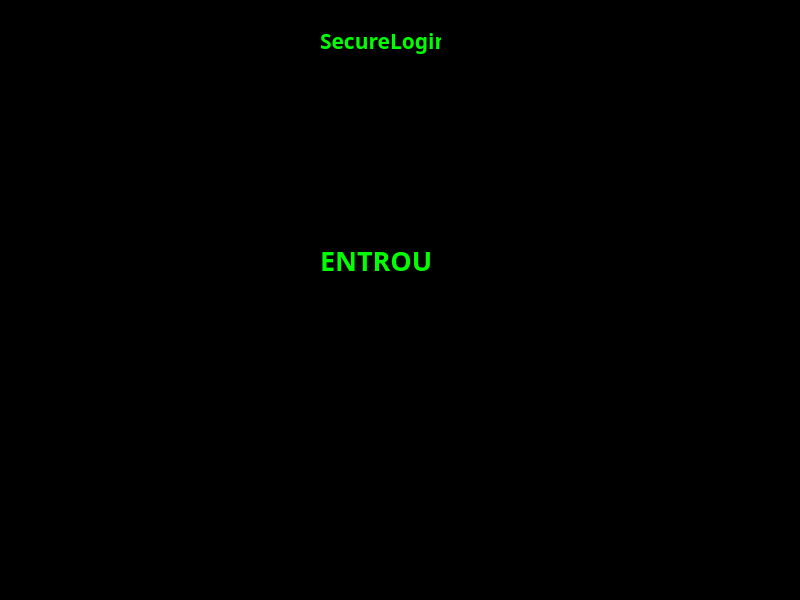
<?xml version="1.0" encoding="UTF-8"?>
<ui version="4.0">
 <class>MainWindow</class>
 <widget class="QMainWindow" name="MainWindow">
  <property name="geometry">
   <rect>
    <x>0</x>
    <y>0</y>
    <width>800</width>
    <height>600</height>
   </rect>
  </property>
  <property name="windowTitle">
   <string>MainWindow</string>
  </property>
  <property name="styleSheet">
   <string notr="true">background-color: rgb(0, 0, 0);</string>
  </property>
  <widget class="QWidget" name="centralwidget">
   <widget class="QLabel" name="label">
    <property name="geometry">
     <rect>
      <x>320</x>
      <y>20</y>
      <width>121</width>
      <height>41</height>
     </rect>
    </property>
    <property name="palette">
     <palette>
      <active>
       <colorrole role="WindowText">
        <brush brushstyle="SolidPattern">
         <color alpha="255">
          <red>0</red>
          <green>255</green>
          <blue>0</blue>
         </color>
        </brush>
       </colorrole>
       <colorrole role="Button">
        <brush brushstyle="SolidPattern">
         <color alpha="255">
          <red>0</red>
          <green>0</green>
          <blue>0</blue>
         </color>
        </brush>
       </colorrole>
       <colorrole role="Base">
        <brush brushstyle="SolidPattern">
         <color alpha="255">
          <red>0</red>
          <green>0</green>
          <blue>0</blue>
         </color>
        </brush>
       </colorrole>
       <colorrole role="Window">
        <brush brushstyle="SolidPattern">
         <color alpha="255">
          <red>0</red>
          <green>0</green>
          <blue>0</blue>
         </color>
        </brush>
       </colorrole>
      </active>
      <inactive>
       <colorrole role="WindowText">
        <brush brushstyle="SolidPattern">
         <color alpha="255">
          <red>0</red>
          <green>255</green>
          <blue>0</blue>
         </color>
        </brush>
       </colorrole>
       <colorrole role="Button">
        <brush brushstyle="SolidPattern">
         <color alpha="255">
          <red>0</red>
          <green>0</green>
          <blue>0</blue>
         </color>
        </brush>
       </colorrole>
       <colorrole role="Base">
        <brush brushstyle="SolidPattern">
         <color alpha="255">
          <red>0</red>
          <green>0</green>
          <blue>0</blue>
         </color>
        </brush>
       </colorrole>
       <colorrole role="Window">
        <brush brushstyle="SolidPattern">
         <color alpha="255">
          <red>0</red>
          <green>0</green>
          <blue>0</blue>
         </color>
        </brush>
       </colorrole>
      </inactive>
      <disabled>
       <colorrole role="WindowText">
        <brush brushstyle="SolidPattern">
         <color alpha="255">
          <red>120</red>
          <green>120</green>
          <blue>120</blue>
         </color>
        </brush>
       </colorrole>
       <colorrole role="Button">
        <brush brushstyle="SolidPattern">
         <color alpha="255">
          <red>0</red>
          <green>0</green>
          <blue>0</blue>
         </color>
        </brush>
       </colorrole>
       <colorrole role="Base">
        <brush brushstyle="SolidPattern">
         <color alpha="255">
          <red>0</red>
          <green>0</green>
          <blue>0</blue>
         </color>
        </brush>
       </colorrole>
       <colorrole role="Window">
        <brush brushstyle="SolidPattern">
         <color alpha="255">
          <red>0</red>
          <green>0</green>
          <blue>0</blue>
         </color>
        </brush>
       </colorrole>
      </disabled>
     </palette>
    </property>
    <property name="font">
     <font>
      <family>Segoe UI Variable Text Semibold</family>
      <pointsize>16</pointsize>
      <weight>75</weight>
      <bold>true</bold>
     </font>
    </property>
    <property name="text">
     <string>SecureLogin</string>
    </property>
   </widget>
   <widget class="QLabel" name="label_2">
    <property name="geometry">
     <rect>
      <x>320</x>
      <y>240</y>
      <width>121</width>
      <height>41</height>
     </rect>
    </property>
    <property name="palette">
     <palette>
      <active>
       <colorrole role="WindowText">
        <brush brushstyle="SolidPattern">
         <color alpha="255">
          <red>0</red>
          <green>255</green>
          <blue>0</blue>
         </color>
        </brush>
       </colorrole>
       <colorrole role="Button">
        <brush brushstyle="SolidPattern">
         <color alpha="255">
          <red>0</red>
          <green>0</green>
          <blue>0</blue>
         </color>
        </brush>
       </colorrole>
       <colorrole role="Base">
        <brush brushstyle="SolidPattern">
         <color alpha="255">
          <red>0</red>
          <green>0</green>
          <blue>0</blue>
         </color>
        </brush>
       </colorrole>
       <colorrole role="Window">
        <brush brushstyle="SolidPattern">
         <color alpha="255">
          <red>0</red>
          <green>0</green>
          <blue>0</blue>
         </color>
        </brush>
       </colorrole>
      </active>
      <inactive>
       <colorrole role="WindowText">
        <brush brushstyle="SolidPattern">
         <color alpha="255">
          <red>0</red>
          <green>255</green>
          <blue>0</blue>
         </color>
        </brush>
       </colorrole>
       <colorrole role="Button">
        <brush brushstyle="SolidPattern">
         <color alpha="255">
          <red>0</red>
          <green>0</green>
          <blue>0</blue>
         </color>
        </brush>
       </colorrole>
       <colorrole role="Base">
        <brush brushstyle="SolidPattern">
         <color alpha="255">
          <red>0</red>
          <green>0</green>
          <blue>0</blue>
         </color>
        </brush>
       </colorrole>
       <colorrole role="Window">
        <brush brushstyle="SolidPattern">
         <color alpha="255">
          <red>0</red>
          <green>0</green>
          <blue>0</blue>
         </color>
        </brush>
       </colorrole>
      </inactive>
      <disabled>
       <colorrole role="WindowText">
        <brush brushstyle="SolidPattern">
         <color alpha="255">
          <red>120</red>
          <green>120</green>
          <blue>120</blue>
         </color>
        </brush>
       </colorrole>
       <colorrole role="Button">
        <brush brushstyle="SolidPattern">
         <color alpha="255">
          <red>0</red>
          <green>0</green>
          <blue>0</blue>
         </color>
        </brush>
       </colorrole>
       <colorrole role="Base">
        <brush brushstyle="SolidPattern">
         <color alpha="255">
          <red>0</red>
          <green>0</green>
          <blue>0</blue>
         </color>
        </brush>
       </colorrole>
       <colorrole role="Window">
        <brush brushstyle="SolidPattern">
         <color alpha="255">
          <red>0</red>
          <green>0</green>
          <blue>0</blue>
         </color>
        </brush>
       </colorrole>
      </disabled>
     </palette>
    </property>
    <property name="font">
     <font>
      <family>Segoe UI Variable Text Semibold</family>
      <pointsize>20</pointsize>
      <weight>75</weight>
      <bold>true</bold>
     </font>
    </property>
    <property name="text">
     <string>ENTROU</string>
    </property>
   </widget>
  </widget>
  <widget class="QMenuBar" name="menubar">
   <property name="geometry">
    <rect>
     <x>0</x>
     <y>0</y>
     <width>800</width>
     <height>21</height>
    </rect>
   </property>
  </widget>
  <widget class="QStatusBar" name="statusbar"/>
 </widget>
 <resources/>
 <connections/>
</ui>
